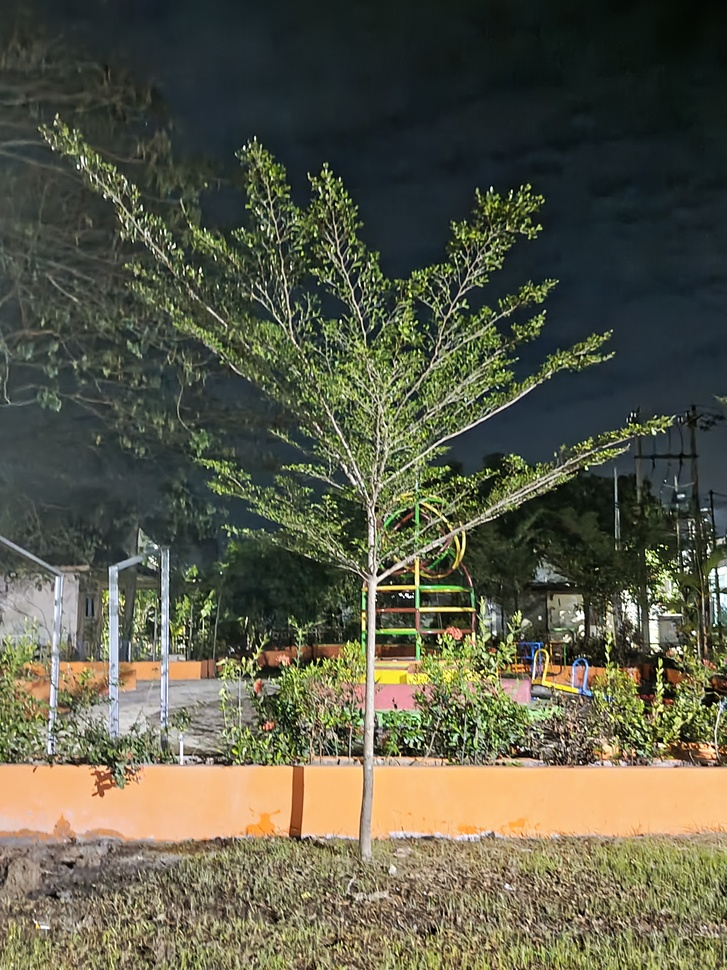
#> input picture UAS/pohon.jpg, 727 x 970 px, shrunk from 2976 x 3968 before the run
$ jupyter execute --allow-errors K-means.ipynb   (shell and % lines are left out)
#> lines starting #> are read from the running program, lines starting #| are printed output that depends on the picture
[cell 1]
import numpy as np
import matplotlib.pyplot as plt
import cv2

# membaca gambar gunakan gambar sesuai dengan yg dimiliki
image = cv2.imread('pohon.jpg')
#> image is the input picture: shape (970, 727, 3); mean B, G, R 72.3, 91.1, 91.3

# Mengubah warna ke RGB (dari BGR)
image = cv2.cvtColor(image, cv2.COLOR_BGR2RGB)
plt.imshow(image)
plt.show()

# Membentuk ulang gambar menjadi susunan piksel 2D dan 3 nilai warna (RGB)
#> (the rest of this cell did not finish here and is left out)

[cell 2]
import numpy as np
import matplotlib.pyplot as plt
import cv2
from collections import Counter

# Membaca gambar
image_path = 'pohon.jpg'
image = cv2.imread(image_path)

# Mengubah warna gambar dari BGR ke RGB
image_rgb = cv2.cvtColor(image, cv2.COLOR_BGR2RGB)

# Menampilkan gambar asli
plt.figure(figsize=(20, 10))
plt.subplot(1, 3, 1)
plt.imshow(image_rgb)
plt.title('Original Image')
plt.axis('off')

# Membentuk ulang gambar menjadi susunan piksel 2D dan 3 nilai warna (RGB)
pixel_vals = image_rgb.reshape((-1, 3))

# Mengonversi ke tipe float
pixel_vals = np.float32(pixel_vals)

# Menentukan kriteria untuk k-means clustering
criteria = (cv2.TERM_CRITERIA_EPS + cv2.TERM_CRITERIA_MAX_ITER, 100, 0.85)

# Menjalankan k-means clustering. anda bisa mengatur angkanya sesuai dengan keinginan anda
k = 10
_, labels, centers = cv2.kmeans(pixel_vals, k, None, criteria, 10, cv2.KMEANS_RANDOM_CENTERS)
#> centers = [[195.7, 193.1, 168.9], [147.1, 144.3, 106.9], [19.22, 26.91, 21.56], [173.8, 168.7, 132.7], [118.2, 116.4, 82.96], [86.64, 88.88, 63.78], [57.76, 64.47, 54.03], [247.9, 193.1, 134], [230.8, 229.7, 211.1], [33.99, 43.27, 42.13]]

# Mengonversi data menjadi nilai 8-bit
centers = np.uint8(centers)
#> centers = [[195, 193, 168], [147, 144, 106], [19, 26, 21], [173, 168, 132], [118, 116, 82], [86, 88, 63], [57, 64, 54], [247, 193, 133], [230, 229, 211], [33, 43, 42]]
segmented_data = centers[labels.flatten()]

# Membentuk ulang data menjadi dimensi gambar asli
segmented_image = segmented_data.reshape((image_rgb.shape))
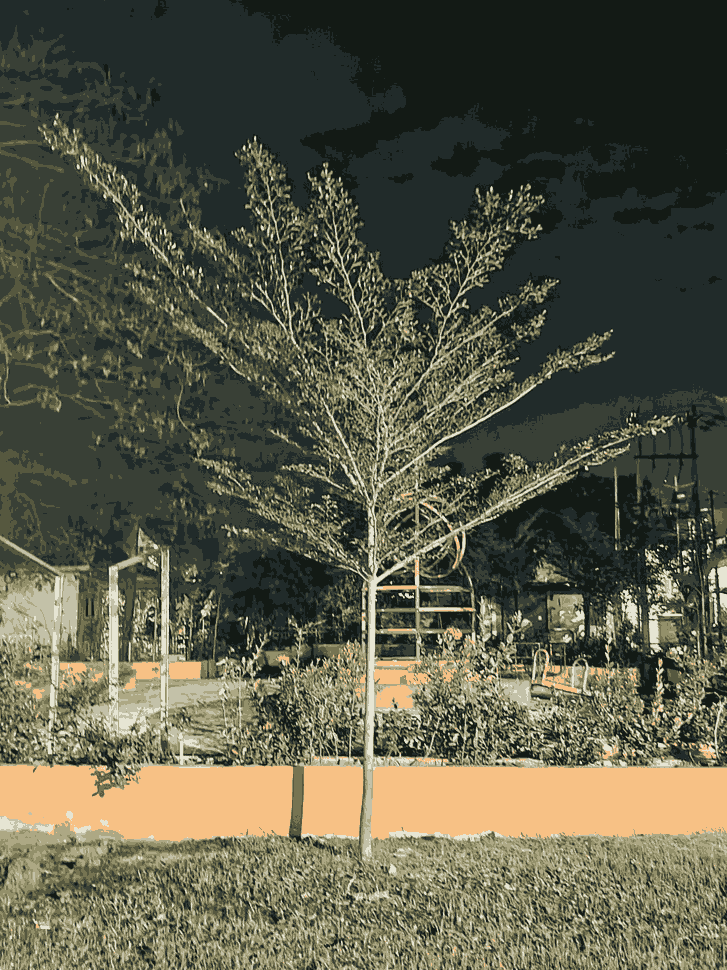
#> segmented_image: shape (970, 727, 3); mean R, G, B 90.6, 90.6, 71.8

# Menampilkan gambar hasil clustering
plt.subplot(1, 3, 2)
plt.imshow(segmented_image)
plt.title(f'Segmented Image (k={k})')
plt.axis('off')

# Menampilkan warna kluster sebagai bar horizontal
color_counts = Counter(labels.flatten())
#> color_counts = 10 items
sorted_colors = sorted(color_counts.items(), key=lambda x: x[1], reverse=True)
#> sorted_colors = [(9, 156547), (6, 118915), (2, 112618), (5, 67675), (4, 55298), (1, 52384), (7, 51378), (3, 46291), (0, 30097), (8, 13987)]

bar_height = 50
bar = np.zeros((bar_height, len(sorted_colors) * 100, 3), dtype=np.uint8)
#> bar: shape (50, 1000, 3); every value is 0

for i, (cluster_num, count) in enumerate(sorted_colors):
    bar[:, i * 100:(i + 1) * 100] = centers[cluster_num]
#> this loop made 10 passes
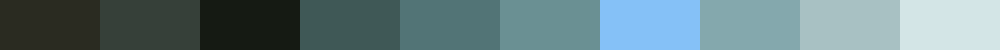
#> bar: shape (50, 1000, 3); mean of channels 0, 1, 2 130.5, 126.4, 101.2; drawn as B, G, R

plt.subplot(1, 3, 3)
plt.imshow(bar)
plt.title('Cluster Centers')
plt.axis('off')

plt.tight_layout()
plt.show()
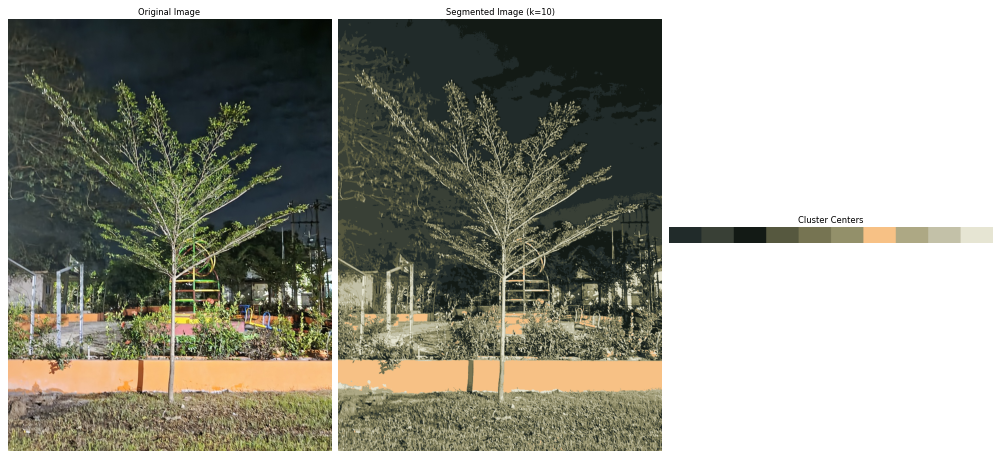
#> figure drawn by matplotlib, 3 panels

# Menampilkan rincian kluster
print(f"Original Image Size: {image_rgb.shape}")
#| Original Image Size: (970, 727, 3)
print(f"Segmented Image Size: {segmented_image.shape}")
#| Segmented Image Size: (970, 727, 3)
print("\nCluster Details:")

for cluster_num, count in sorted_colors:
    print(f"Cluster {cluster_num}: {count} pixels (Color: {centers[cluster_num]})")
